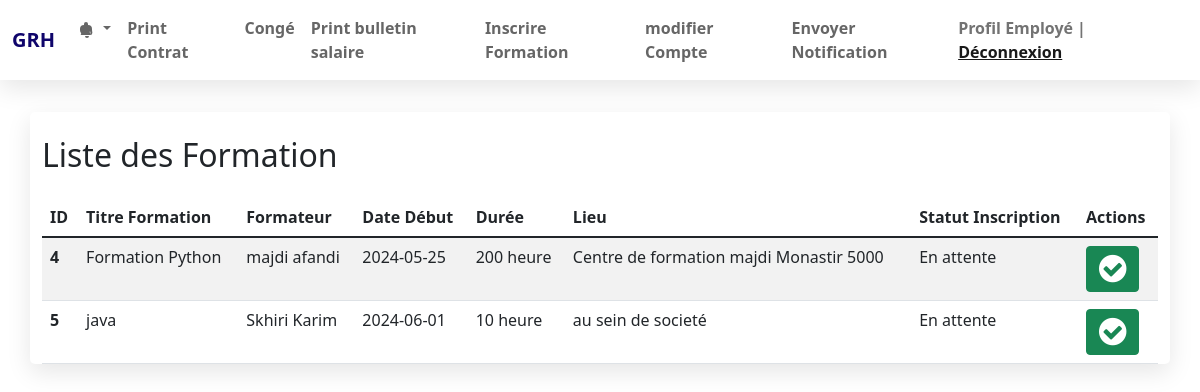
Page /employé/Liste_des_FormationEMployé.php (signed in) on the committed database.
### tables this page shows
CREATE TABLE `formation` (
  `id` int(11) NOT NULL,
  `Titre_Formation` varchar(255) NOT NULL,
  `Formateur` varchar(255) NOT NULL,
  `Date_Debut` date NOT NULL,
  `Durée` varchar(50) NOT NULL,
  `Lieu` varchar(255) NOT NULL,
  `Statut_inscription` varchar(50) NOT NULL
);

### employé/Liste_des_FormationEMployé.php (the view, shortened to what this page needs)
<?php
require_once('connect.php');
$formationSql = "SELECT * FROM formation";
$res = mysqli_query($con, $formationSql);
include 'navbarEmployé.php';
?>
<!DOCTYPE html>
<html>
<head>
    <link href="https://cdn.jsdelivr.net/npm/bootstrap@5.1.3/dist/css/bootstrap.min.css" rel="stylesheet">
    <link rel="stylesheet" href="https://stackpath.bootstrapcdn.com/font-awesome/4.7.0/css/font-awesome.min.css">
    <link rel="stylesheet" href="style.css">
</head>
<body>
<div class="container">
    <div class="row pt-4">
        <h2>Liste des Formation</h2>
    </div>
    <table class="table table-striped mt-3">
        <thead>
            <tr>
                <th>ID</th>
                <th>Titre Formation</th>
                <th>Formateur</th>
                <th>Date Début</th>
                <th>Durée</th>
                <th>Lieu</th>
                <th>Statut Inscription</th>
                <th>Actions</th>
            </tr>
        </thead>
        <tbody>
            <?php while ($r = mysqli_fetch_assoc($res)) { ?>
            <tr>
                <th scope="row"><?php echo $r['id']; ?></th>
                <td><?php echo $r['Titre_Formation']; ?></td>
                <td><?php echo $r['Formateur']; ?></td>
                <td><?php echo $r['Date_Debut']; ?></td>
                <td><?php echo $r['Durée']; ?></td>
                <td><?php echo $r['Lieu']; ?></td>
                <td><?php echo $r['Statut_inscription']; ?></td>
                <td>
                     <button class="btn btn-success inscrire-button" data-formation-id="<?php echo $r['id']; ?>" title="Inscrire">
                        <i class="fa fa-check-circle fa-2x"></i>
                    </button>
                </td>
            </tr>
            <?php } ?>
        </tbody>
    </table>
</div>
</body>
</html>

### employé/style.css (style rules this page uses)
.container { margin-top: 2rem; background-color: #fff; border-radius: 5px; box-shadow: 0 .5rem 1.5rem rgba(0, 0, 0, .1); }

### rows in the picture
formation: id "4", Titre_Formation "Formation Python", Formateur "majdi afandi", Date_Debut "2024-05-25", Durée "200 heure", Lieu "Centre de formation majdi Monastir 5000", Statut_inscription "En attente"
formation: id "5", Titre_Formation "java", Formateur "Skhiri Karim", Date_Debut "2024-06-01", Durée "10 heure", Lieu "au sein de societé", Statut_inscription "En attente"
